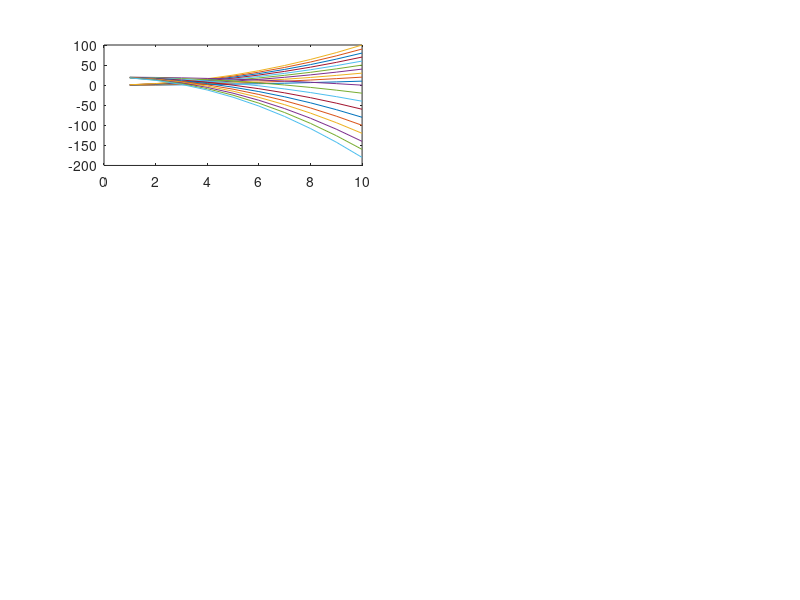

MATLAB code to generate this figure: (Note: this script raises an error after producing the figure.)
numBasis = 2;
A1 = repmat(1:10, 10,1);
A1 = A1 .* A1 .* repmat((0.1:0.1:1)', 1, 10);
A2 = (repmat(10, 10, 10) - A1) * 2;
B = repmat(1:10, 10,1);
A1 = [A1, B];
A2 = [A2, B];
A = [A1; A2];
A = A';
subplot(3, 2, 1);
plot(A(11:20, :), A(1:10, :));

meanVector = determineMeanVector(A);

A = determineMeanSubtracted(A, meanVector);
subplot(3, 2, 2);
plot(A(11:20, :), A(1:10, :));
 
[eigenvectors, eigenvalues] = eig(A' * A, 'vector');
[eigenvectors, eigenvalues] = eigsort(eigenvectors, eigenvalues);
 
U = determineBasis(A, eigenvectors);
reducedA = reduceData(U, numBasis, A, meanVector);

id = kmeans(reducedA', 2);

C = [median(reducedA(:, id==1), 2)'; median(reducedA(:, id==2), 2)'];

subplot(3, 2, 3);
if (numBasis > 1)
    plot(reducedA(1, id==1),reducedA(2, id==1),'r.','MarkerSize',12);
    hold on;
    plot(reducedA(1, id==2),reducedA(2, id==2),'b.','MarkerSize',12);
    plot(C(:,1),C(:,2),'kx', 'MarkerSize',15,'LineWidth',3);
    hold off;
end

reconstructedA = reconstructData(U, numBasis, reducedA, meanVector);
reconstructedC = reconstructData(U, numBasis, C', meanVector);
subplot(3, 2, 4);
plot(reconstructedA(11:20, (id == 1)), reconstructedA(1:10, (id == 1)), 'r');
hold on;
plot(reconstructedA(11:20, (id == 2)), reconstructedA(1:10, (id == 2)), 'b');
plot(reconstructedC(11:20, :), reconstructedC(1:10, :), 'black', 'linewidth', 2);
hold off;

threshold = sqrt(chi2inv(0.95,2));

subplot(3, 2, 5);
B = reducedA(:, id == 1);

x1 = linspace(min(B(:,1)) - 2,max(B(:,1)) + 2,500);
x2 = linspace(min(B(:,2)) - 2,max(B(:,2)) + 2,500);
[x1grid,x2grid] = meshgrid(x1,x2);
X0 = [x1grid(:) x2grid(:)];
mahalDist = mahal(X0, B');

S_1 = X0(mahalDist <= threshold, :);

scatter(S_1(:,1), S_1(:,2),'r*')
hold on

B = reducedA(:, id == 2);

%S_2 = mvnrnd(mean(B'),cov(B')*0.075, 10000);


x1 = linspace(min(B(:,1)) - 2,max(B(:,1)) + 2,500);
x2 = linspace(min(B(:,2)) - 2,max(B(:,2)) + 2,500);
[x1grid,x2grid] = meshgrid(x1,x2);
X0 = [x1grid(:) x2grid(:)];
mahalDist = mahal(X0, B');

S_2 = X0(mahalDist <= threshold, :);

d1 = mahal(S_2, B');

scatter(S_2(:,1), S_2(:,2),'b*');

hold off


subplot(3, 2, 6);
reconstructedV_1 = reconstructData(U, numBasis, S_1', meanVector);
plot(reconstructedV_1(11:20, :), reconstructedV_1(1:10, :), 'r', 'linewidth', 3);
hold on;
reconstructedV_2 = reconstructData(U, numBasis, S_2', meanVector);
plot(reconstructedV_2(11:20, :), reconstructedV_2(1:10, :), 'b', 'linewidth', 3);
plot(reconstructedC(11:20, :), reconstructedC(1:10, :), 'black', 'linewidth', 2);
hold off;

ylim([0 20])